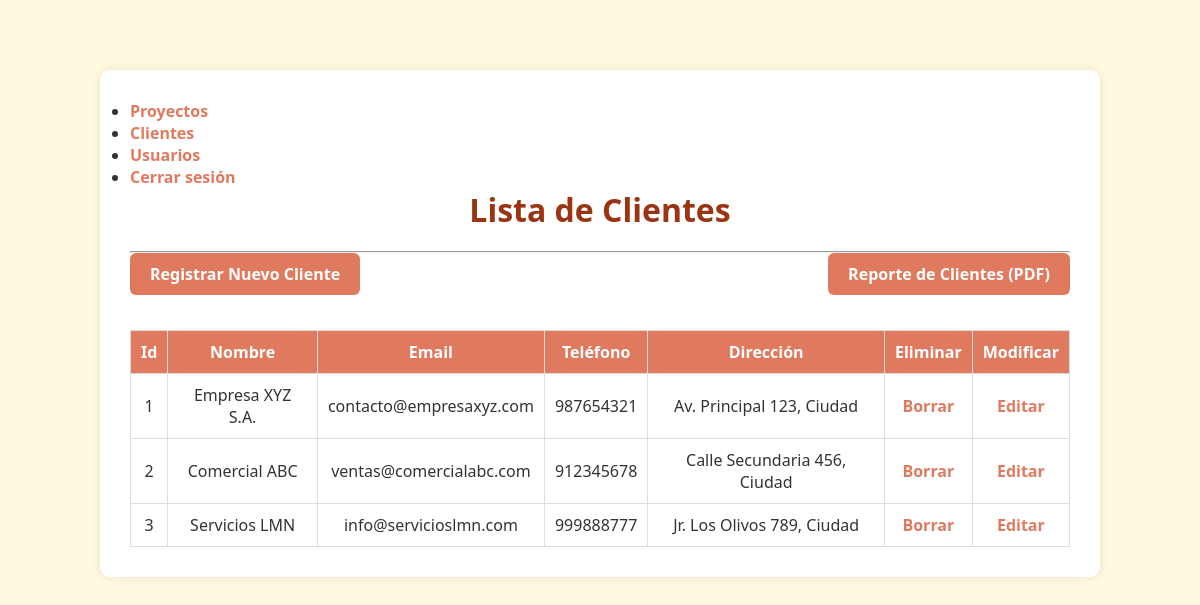
The page /index.php?accion=cargarclientes (signed in) on the database its author committed.
### tables this page shows
CREATE TABLE cliente (
    idcliente INT AUTO_INCREMENT PRIMARY KEY,
    nombre VARCHAR(150) NOT NULL,
    email VARCHAR(100),
    telefono VARCHAR(20),
    direccion TEXT,
    fecha_creado TIMESTAMP DEFAULT CURRENT_TIMESTAMP
);

### Controller/ClienteController.php (called while the page is built, shortened)
<?php
require_once './model/ClienteModel.php';
class ClienteController {
    public function cargar () {
        $model = new ClienteModel();
        $clientes = $model->cargar();
        require_once './view/viewCargarClientes.php';
    }
}
?>

### Config/DB.php (called while the page is built)
<?php
    class DB{
        public static function conectar(){
            $url="mysql: host=localhost; dbname=TecnoSoluciones";
            $user="root";
            $password="970091413";
            $cn=new PDO($url, $user, $password);
            return $cn;
        }
    }
?>

### Model/ClienteModel.php (called while the page is built, shortened)
<?php
require_once './config/DB.php';
require_once 'Cliente.php';
class ClienteModel {
    private $db;
    public function __construct() {
        $this->db = DB::conectar();
    }
    public function cargar() {
        $sql = "SELECT * FROM cliente";
        $ps = $this->db->prepare($sql);
        $ps->execute();
        $filas = $ps->fetchAll(PDO::FETCH_ASSOC);
        $clientes = [];
        foreach ($filas as $f) {
            $cli = new Cliente();
            $cli->setIdcliente($f['idcliente']);
            $cli->setNombre($f['nombre']);
            $cli->setEmail($f['email']);
            $cli->setTelefono($f['telefono']);
            $cli->setDireccion($f['direccion']);
            $clientes[] = $cli;
        }
        return $clientes;
    }
}
?>

### Model/Cliente.php (called while the page is built)
<?php
    class Cliente{
    private  $idcliente;
    private  $nombre;
    private  $email;
    private  $telefono;
    private $direccion;
    public function getIdcliente(){
        return $this->idcliente;
    }
    public function setIdcliente($idcliente){
        $this->idcliente = $idcliente;
    }
    public function getNombre(){
        return $this->nombre;
    }
    public function setNombre($nombre){
        $this->nombre = $nombre;
    }
    public function getEmail(){
        return $this->email;
    }
    public function setEmail($email){
        $this->email = $email;
    }
    public function getTelefono(){
        return $this->telefono;
    }
    public function setTelefono($telefono){
        $this->telefono = $telefono;
    }
    public function getDireccion(){
        return $this->direccion;
    }
    public function setDireccion($direccion){
        $this->direccion = $direccion;
    }
    }
?>

### View/viewCargarClientes.php (the view, shortened to what this page needs)
<!DOCTYPE html>
<html lang="es">
<head>
    <link rel="stylesheet" href="../CSS/estilo.css">
</head>
<body>
    <div class="contenedor-grande">
        <?php include 'menu.php'; ?>
        <h1>Lista de Clientes</h1>
        <hr>
        <?php if ($_SESSION['usuario']['rol'] === 'admin'): ?>
            <div class="flex-espaciado">
                <a class="boton" href="index.php?accion=guardarcliente">Registrar Nuevo Cliente</a>
                <a class="boton" href="reportes/ReporteClientes.php" target="_blank">Reporte de Clientes (PDF)</a>
            </div>
        <?php endif; ?>
        <table>
            <thead>
                <tr>
                    <th>Id</th>
                    <th>Nombre</th>
                    <th>Email</th>
                    <th>Teléfono</th>
                    <th>Dirección</th>
                    <?php if ($_SESSION['usuario']['rol'] === 'admin') : ?>
                        <th>Eliminar</th>
                        <th>Modificar</th>
                    <?php endif; ?>
                </tr>
            </thead>
            <tbody>
                <?php foreach ($clientes as $cli): ?>
                    <tr>
                        <td><?= $cli->getIdcliente() ?></td>
                        <td><?= $cli->getNombre() ?></td>
                        <td><?= $cli->getEmail() ?></td>
                        <td><?= $cli->getTelefono() ?></td>
                        <td><?= $cli->getDireccion() ?></td>
                        <?php if ($_SESSION['usuario']['rol'] === 'admin') : ?>
                            <td><a href="index.php?accion=borrarcliente&idcli=<?= $cli->getIdcliente() ?>">Borrar</a></td>
                            <td><a href="index.php?accion=editarcliente&idcli=<?= $cli->getIdcliente() ?>">Editar</a></td>
                        <?php endif; ?>
                    </tr>
                <?php endforeach; ?>
            </tbody>
        </table>
    </div>
</body>
</html>

### CSS/estilo.css (style rules this page uses)
* { margin: 0; padding: 0; box-sizing: border-box; }
body { font-family: 'Segoe UI', Tahoma, Geneva, Verdana, sans-serif; background-color: #fefae0; color: #333; padding: 20px; }
.contenedor-grande { max-width: 1000px; margin: 50px auto; background: #fff; padding: 30px; border-radius: 10px; box-shadow: 0 0 10px rgba(0,0,0,0.1); }
h1 { color: #9a3412; margin-bottom: 20px; text-align: center; }
a { color: #e07a5f; text-decoration: none; font-weight: bold; }
table { width: 100%; border-collapse: collapse; margin-top: 20px; }
thead { background-color: #e07a5f; color: #fff; }
th, td { padding: 10px; text-align: center; border: 1px solid #ddd; }
.boton { display: inline-block; margin-bottom: 15px; padding: 10px 20px; background-color: #e07a5f; color: white; border-radius: 6px; text-align: center; }
.flex-espaciado { display: flex; justify-content: space-between; align-items: center; margin-bottom: 15px; }

### rows shown on the page
cliente: idcliente "1", nombre "Empresa XYZ S.A.", email "contacto@empresaxyz.com", telefono "987654321", direccion "Av. Principal 123, Ciudad"
cliente: idcliente "2", nombre "Comercial ABC", email "ventas@comercialabc.com", telefono "912345678", direccion "Calle Secundaria 456, Ciudad"
cliente: idcliente "3", nombre "Servicios LMN", email "info@servicioslmn.com", telefono "999888777", direccion "Jr. Los Olivos 789, Ciudad"
